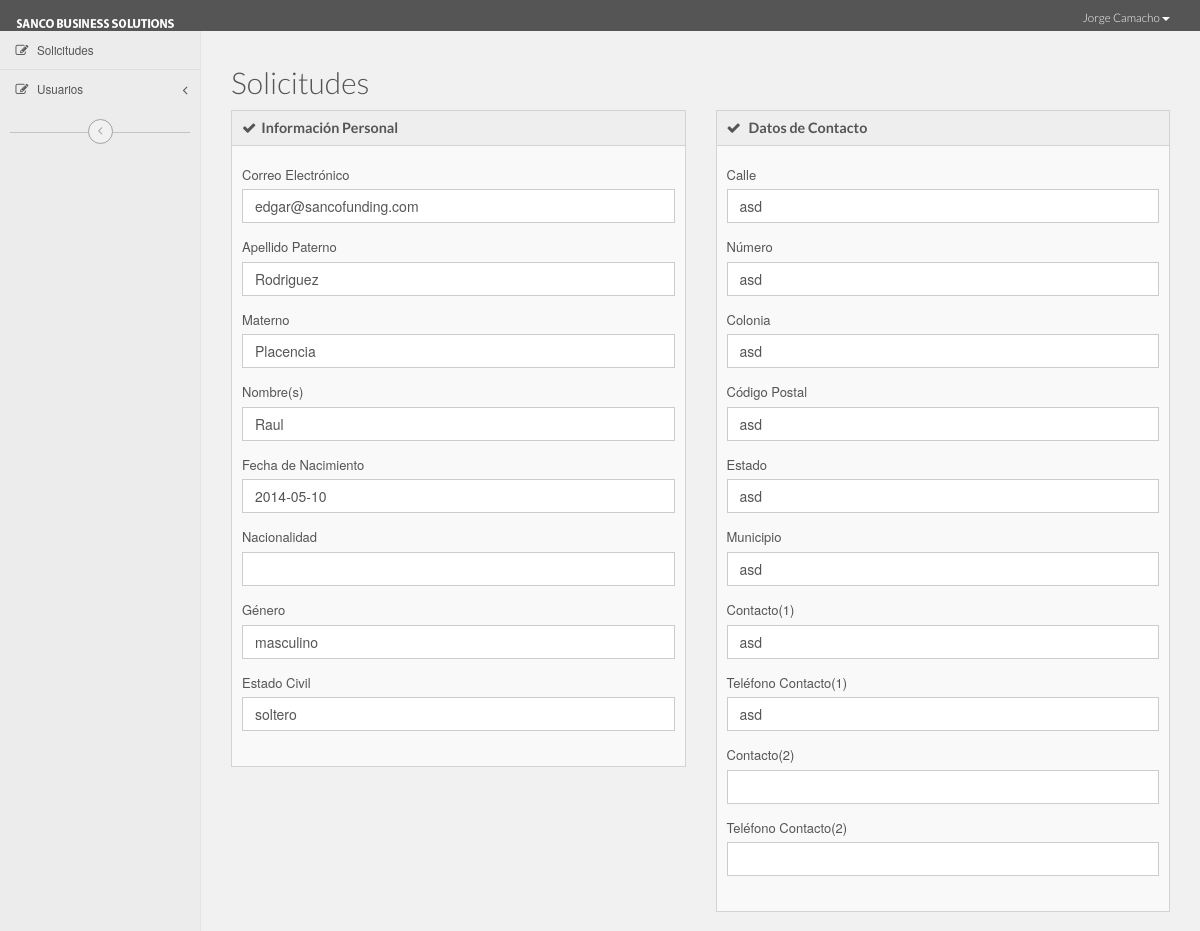
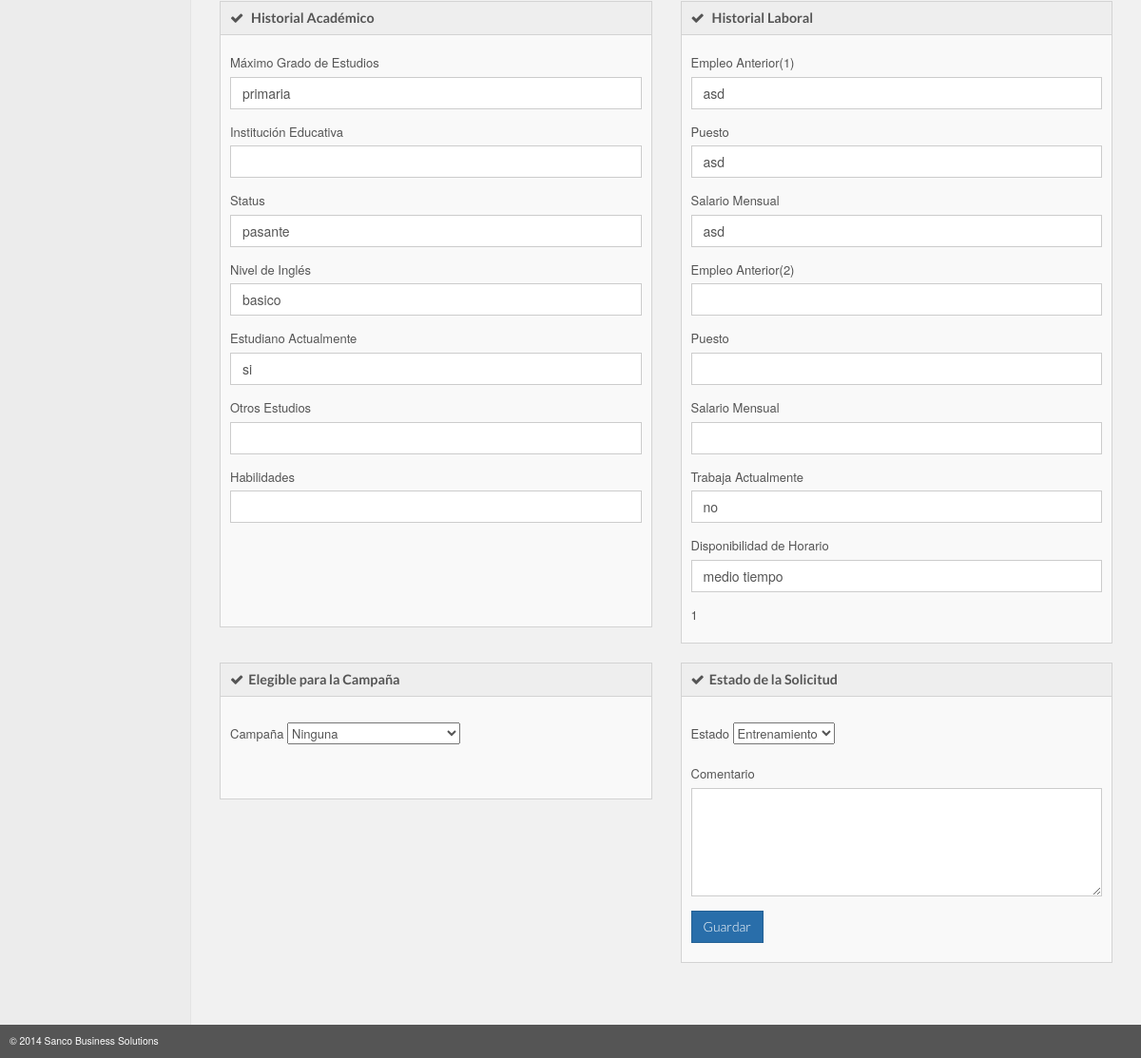
/admin/infocompleta.php?id=17 (signed in), run on the app's committed database (2 pictures, top to bottom).
### tables this page shows
CREATE TABLE IF NOT EXISTS `user` (
  `id_user` int(10) NOT NULL AUTO_INCREMENT,
  `name` varchar(125) NOT NULL,
  `email` varchar(125) NOT NULL,
  `password` text NOT NULL,
  `type_user` int(1) NOT NULL,
  PRIMARY KEY (`id_user`)
);

CREATE TABLE IF NOT EXISTS `solicitud` (
  `id_solicitud` int(9) NOT NULL AUTO_INCREMENT,
  `fecha` date NOT NULL,
  `correo` varchar(125) NOT NULL,
  `paterno` varchar(125) NOT NULL,
  `materno` varchar(125) NOT NULL,
  `nombre` varchar(125) NOT NULL,
  `fechanac` date NOT NULL,
  `nacionalidad` varchar(125) NOT NULL,
  `genero` varchar(125) NOT NULL,
  `civil` varchar(125) NOT NULL,
  `calle` text NOT NULL,
  `numero` varchar(10) NOT NULL,
  `colonia` varchar(125) NOT NULL,
  `cp` varchar(10) NOT NULL,
  `estado` varchar(125) NOT NULL,
  `municipio` varchar(125) NOT NULL,
  `nombrecto1` varchar(125) NOT NULL,
  `telefonocto1` varchar(30) NOT NULL,
  `nombrecto2` varchar(125) NOT NULL,
  `telefonocto2` varchar(30) NOT NULL,
  `gradoEstudios` varchar(125) NOT NULL,
  `institucion` varchar(125) NOT NULL,
  `edoacademico` varchar(125) NOT NULL,
  `ingles` varchar(125) NOT NULL,
  `estudia` varchar(125) NOT NULL,
  `otrosestudios` varchar(125) NOT NULL,
  `habilidades` varchar(125) NOT NULL,
  `anterior1` varchar(125) NOT NULL,
  `puesto1` varchar(125) NOT NULL,
  `salario1` varchar(125) NOT NULL,
  `anterior2` varchar(125) NOT NULL,
  `puesto2` varchar(125) NOT NULL,
  `salario2` varchar(125) NOT NULL,
  `trabaja` varchar(10) NOT NULL,
  `disponibilidad` varchar(125) NOT NULL,
  `estado_solicitud` int(9) NOT NULL,
  `resultadoExamen` int(11) DEFAULT NULL,
  `campania` varchar(100) DEFAULT NULL,
  PRIMARY KEY (`id_solicitud`)
);

### admin/infocompleta.php (the view, shortened to what the rows shown need)
<?php
include_once 'lock.php';
include '../Classes/Solicitud.php';
include_once '../Classes/Log.php';
$in = new Solicitud();
$id = $_GET['id'];
$in->setIdSolicitud($id);
$result = $in->obtenerDatos();
$result2 = mysql_fetch_array($result);
	?>
<!DOCTYPE html>
<html lang="en" class="no-js">
<head>
	<link href="assets/css/bootstrap.min.css" rel="stylesheet" type="text/css">
	<link href="assets/css/font-awesome.min.css" rel="stylesheet" type="text/css">
	<link href="assets/css/main.min.css" rel="stylesheet" type="text/css">
	<link href="demo-style-switcher/assets/css/style-switcher.css" rel="stylesheet" type="text/css">
</head>
<body>
	<div class="wrapper">
	<?php include 'Modules/topbar.php';?>
		<div class="bottom">
			<div class="container">
				<div class="row">
					<div class="col-md-10 content-wrapper">
						<div class="content">
							<div >
								<h2>Solicitudes</h2>
							</div>
					<div class="main-content">
								<div class="row">
									<div class="col-md-6">
										<div class="widget">
											<div class="widget-content">
													<div class="form-group">
														<label for="text-input">Correo Electrónico</label>
														<input type="text" id="text-input" class="form-control" required value="<?php echo $result2['correo']; ?>">
													</div>
													<div class="form-group">
														<label for="text-input">Apellido Paterno</label>
														<input type="text" id="text-input" class="form-control" required value="<?php echo $result2['paterno']; ?>">
													</div>
                                                                                                        <div class="form-group">
														<label for="text-input">Materno</label>
														<input type="text" id="text-input" class="form-control" required value="<?php echo $result2['materno']; ?>">
													</div>
                                                                                            <div class="form-group">
														<label for="text-input">Nombre(s)</label>
														<input type="text" id="text-input" class="form-control" required value="<?php echo $result2['nombre']; ?>">
													</div>
                                                                                            <div class="form-group">
														<label for="text-input">Fecha de Nacimiento</label>
														<input type="text" id="text-input" class="form-control" required value="<?php echo $result2['fechanac']; ?>" >
													</div>
                                                                                            <div class="form-group">
														<label for="text-input">Género</label>
														<input type="text" id="text-input" class="form-control" required value="<?php echo $result2['genero']; ?>" >
													</div>
                                                                                            <div class="form-group">
														<label for="text-input">Estado Civil</label>
														<input type="text" id="text-input" class="form-control" required value="<?php echo $result2['civil']; ?>" >
													</div>
											</div>
										</div>
									</div>
									<div class="col-md-6">
										<div class="widget">
											<div class="widget-content">
														<div class="form-group">
														<label for="text-input">Calle</label>
														<input type="text" id="text-input" class="form-control" required value="<?php echo $result2['calle']; ?>">
													</div>
													<div class="form-group">
														<label for="text-input">Número</label>
														<input type="text" id="text-input" class="form-control" required value="<?php echo $result2['numero']; ?>" >
													</div>
                                                                                                        <div class="form-group">
														<label for="text-input">Colonia</label>
														<input type="text" id="text-input" class="form-control" required value="<?php echo $result2['colonia']; ?>" >
													</div>
                                                                                            <div class="form-group">
														<label for="text-input">Código Postal</label>
														<input type="text" id="text-input" class="form-control" required value="<?php echo $result2['cp']; ?>" >
													</div>
                                                                                            <div class="form-group">
														<label for="text-input">Estado</label>
														<input type="text" id="text-input" class="form-control" required  value="<?php echo $result2['estado']; ?>" >
													</div>
                                                                                            <div class="form-group">
														<label for="text-input">Municipio</label>
														<input type="text" id="text-input" class="form-control" required value="<?php echo $result2['municipio']; ?>" >
													</div>
                                                                                            <div class="form-group">
														<label for="text-input">Contacto(1)</label>
														<input type="text" id="text-input" class="form-control" required value="<?php echo $result2['nombrecto1']; ?>" >
													</div>
                                                                                            <div class="form-group">
														<label for="text-input">Teléfono Contacto(1)</label>
														<input type="text" id="text-input" class="form-control" required value="<?php echo $result2['telefonocto1']; ?>" >
													</div>
											</div>
										</div>
									</div>
                                                                    						<div class="col-md-6">
										<div class="widget">
											<div class="widget-content">
														<div class="form-group">
														<label for="text-input">Máximo Grado de Estudios</label>
														<input type="text" id="text-input" class="form-control" required value="<?php echo $result2['gradoEstudios']; ?>" >
													</div>
                                                                                                        <div class="form-group">
														<label for="text-input">Status</label>
														<input type="text" id="text-input" class="form-control" required value="<?php echo $result2['edoacademico']; ?>" >
													</div>
                                                                                            <div class="form-group">
														<label for="text-input">Nivel de Inglés</label>
														<input type="text" id="text-input" class="form-control" required value="<?php echo $result2['ingles']; ?>" >
													</div>
                                                                                            <div class="form-group">
														<label for="text-input">Estudiano Actualmente</label>
														<input type="text" id="text-input" class="form-control" required value="<?php echo $result2['estudia']; ?>" >
													</div>
                                                                                            <br><br>  <br><br>
											</div>
										</div>
									</div>
                                                                    						<div class="col-md-6">
										<div class="widget">
											<div class="widget-header">
												<h3><i class="fa fa-check"></i> Historial Laboral</h3>
											</div>
											<div class="widget-content">
												        <div class="form-group">
														<label for="text-input">Empleo Anterior(1)</label>
														<input type="text" id="text-input" class="form-control" required value="<?php echo $result2['anterior1']; ?>" >
													</div>
                                                                                                   <div class="form-group">
														<label for="text-input">Puesto</label>
														<input type="text" id="text-input" class="form-control" required value="<?php echo $result2['puesto1']; ?>" >
													</div>
                                                                                            <div class="form-group">
														<label for="text-input">Salario Mensual</label>
														<input type="text" id="text-input" class="form-control" required value="<?php echo $result2['salario1']; ?>" >
													</div>
                                                                                                   <div class="form-group">
													</div>
                                                                                            <div class="form-group">
													</div>
                                                                                                   <div class="form-group">
													</div>
                                                                                            <div class="form-group">
														<label for="text-input">Trabaja Actualmente</label>
														<input type="text" id="text-input" class="form-control" required value="<?php echo $result2['trabaja']; ?>" >
													</div>
                                                                                            <div class="form-group">
														<label for="text-input">Disponibilidad de Horario</label>
														<input type="text" id="text-input" class="form-control" required value="<?php echo $result2['disponibilidad']; ?>" >
													</div>
												<?php echo $result2['campania'] ?>
											</div>
										</div>
									</div>
                                                                                                                                        <div class="col-md-6">
										<div class="widget">
											<div class="widget-content">
												<form id="basic-form" action="#" method="post" parsley-validate novalidate>
													<div class="form-group">
														<label for="textarea">Campaña</label>
														<select style="margin-top:7px" name="campania" onclick="updateCampaign(this.value)" >
                                                                                                                    <option value="1" name="camp" <?php if($result2['campania']==1)  echo 'selected';?>>Ninguna</option>
														</select>   <br><br>
													</div>
												</form>
											</div>
										</div>
									</div>
                                                                    <div class="col-md-6">
										<div class="widget">
											<div class="widget-content">
												<form id="basic-form" action="#" method="post" parsley-validate novalidate>
													<div class="form-group">
														<label for="textarea">Estado</label>
														<select style="margin-top:7px" name="estadoSol">
															<?php include_once 'Modules/estados.php'; ?>
														</select><br><br>
														<label for="textarea">Comentario</label>
														<textarea class="form-control" rows="5" cols="30" required  name="comentario1"></textarea>
													</div>
												</form>
											</div>
										</div>
									</div>
								</div>
							</div>
						</div>
					</div>
						</div>
					</div>
				</div>
			</div>
</body>
</html>

### admin/Modules/topbar.php (shortened to what the rows shown need)
<div class="top-bar">
		<div class="container">
			<div class="row">
				<div class="col-md-10">
					<div class="row">
						<div class="col-md-9">
							<div class="top-bar-right">
								<div class="logged-user">
									<div class="btn-group">
										<a href="#" class="btn btn-link dropdown-toggle" data-toggle="dropdown">
											<span class="name"><?php echo $user_name ?></span>
											<span class="caret"></span>
										</a>
									</div>
								</div>
							</div>
						</div>
					</div>
				</div>
			</div>
		</div>
	</div>

### data on the page
user: name "Jorge Camacho"
solicitud: correo "edgar@sancofunding.com", paterno "Rodriguez", materno "Placencia", nombre "Raul", fechanac "2014-05-10", genero "masculino", civil "soltero", calle "asd", numero "asd", colonia "asd", cp "asd", estado "asd", municipio "asd", nombrecto1 "asd", telefonocto1 "asd", gradoEstudios "primaria", edoacademico "pasante", ingles "basico", estudia "si", anterior1 "asd", puesto1 "asd", salario1 "asd", trabaja "no", disponibilidad "medio tiempo", campania "1", campania "Ninguna", estadoSol "Entrenamiento"
